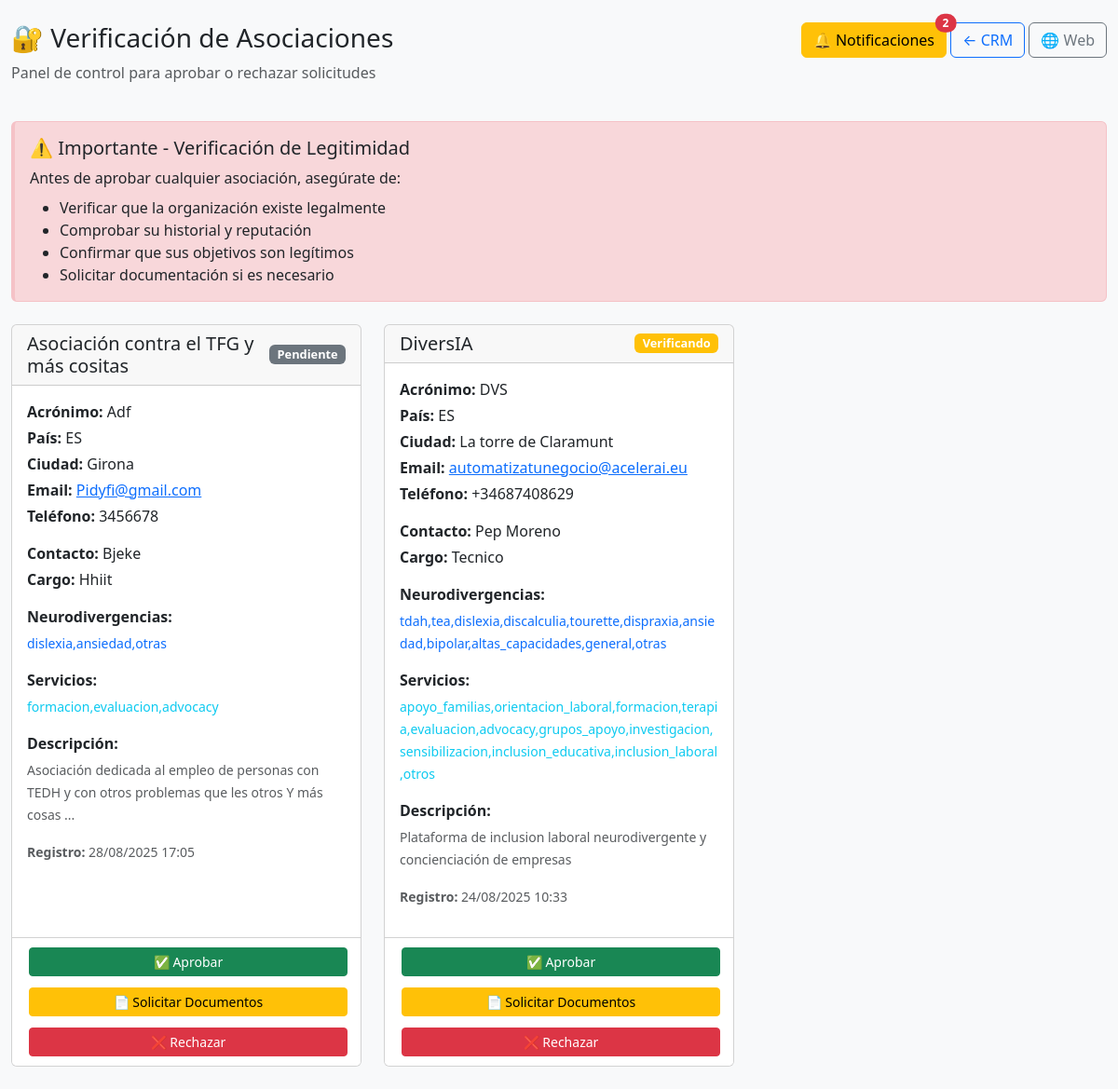
The app's page /admin/verificar-asociaciones (signed in) with its own data.
### models.py (models this page shows, shortened)
class Asociacion(db.Model):
    __tablename__ = 'asociaciones'
    id = db.Column(db.Integer, primary_key=True)
    nombre_asociacion = db.Column(db.String(200), nullable=False)
    acronimo = db.Column(db.String(20), nullable=True)
    pais = db.Column(db.String(10), nullable=False)
    otro_pais = db.Column(db.String(100), nullable=True)
    tipo_documento = db.Column(db.String(100), nullable=False)
    numero_documento = db.Column(db.String(50), nullable=False)
    descripcion_otro_documento = db.Column(db.Text, nullable=True)
    neurodivergencias_atendidas = db.Column(db.Text, nullable=True)
    servicios = db.Column(db.Text, nullable=True)
    certificaciones = db.Column(db.Text, nullable=True)
    ciudad = db.Column(db.String(100), nullable=False)
    direccion = db.Column(db.Text, nullable=True)
    telefono = db.Column(db.String(20), nullable=True)
    email = db.Column(db.String(120), nullable=False)
    sitio_web = db.Column(db.String(200), nullable=True)
    descripcion = db.Column(db.Text, nullable=True)
    años_funcionamiento = db.Column(db.Integer, nullable=True)
    numero_socios = db.Column(db.Integer, nullable=True)
    contacto_nombre = db.Column(db.String(150), nullable=True)
    contacto_cargo = db.Column(db.String(100), nullable=True)
    ip_solicitud = db.Column(db.String(45), nullable=True)
    user_agent = db.Column(db.String(500), nullable=True)
    estado = db.Column(db.String(20), default='pendiente')
    created_at = db.Column(db.DateTime, default=datetime.utcnow, index=True)
    updated_at = db.Column(db.DateTime, default=datetime.utcnow, onupdate=datetime.utcnow)

### routes_simple.py (the view)
@app.route('/admin/verificar-asociaciones')
def verificar_asociaciones():
    from flask import session, redirect
    if 'admin_ok' not in session or not session.get('admin_ok'):
        flash('Acceso restringido. Inicia sesión como administrador.', 'error')
        return redirect('/admin/login-new')
    from models import Asociacion, NotificationBackup
    asociaciones_pendientes = Asociacion.query.filter(
        Asociacion.estado.in_(['verificando_documentacion', 'pendiente', 'documentos_requeridos'])
    ).order_by(Asociacion.created_at.desc()).all()
    try:
        notifications = NotificationBackup.query.filter_by(
            tipo='asociacion_registro',
            estado='pendiente'
        ).all()
        for notification in notifications:
            notification.mark_as_read()
        if notifications:
            db.session.commit()
            print(f"✅ {len(notifications)} notificaciones marcadas como leídas")
    except Exception as e:
        print(f"⚠️ Error marcando notificaciones: {e}")
    notificaciones_pendientes = NotificationBackup.query.filter_by(
        tipo='asociacion_registro',
        estado='pendiente'
    ).count()
    return render_template('admin/verificar-asociaciones.html',
                         asociaciones=asociaciones_pendientes,
                         notificaciones_pendientes=notificaciones_pendientes)

### app.py (called while the page is built)
@app.after_request
def after_request(response):
    response.headers['X-Content-Type-Options'] = 'nosniff'
    response.headers['X-Frame-Options'] = 'DENY'
    response.headers['X-XSS-Protection'] = '1; mode=block'
    response.headers['Content-Security-Policy'] = "default-src 'self' 'unsafe-inline' 'unsafe-eval' https://cdn.jsdelivr.net https://cdnjs.cloudflare.com; img-src 'self' data: https:;"
    return response

### models.py (called while the page is built)
    def mark_as_read(self):
        self.estado = 'leido'
        self.read_at = datetime.utcnow()

### templates/admin/verificar-asociaciones.html (shortened to what this page needs)
<!DOCTYPE html>
<html lang="es">
<head>
    <link href="https://cdn.jsdelivr.net/npm/bootstrap@5.3.0/dist/css/bootstrap.min.css" rel="stylesheet">
</head>
<body class="bg-light">
    <div class="container-fluid mt-4">
        <div class="row mb-4">
            <div class="col-md-8">
                <h1 class="h3">🔐 Verificación de Asociaciones</h1>
                <p class="text-muted">Panel de control para aprobar o rechazar solicitudes</p>
            </div>
            <div class="col-md-4 text-end">
                <a href="/admin/notificaciones-pendientes" class="btn btn-warning position-relative">
                    🔔 Notificaciones
                    {% if notificaciones_pendientes > 0 %}
                        <span class="position-absolute top-0 start-100 translate-middle badge rounded-pill bg-danger">
                            {{ notificaciones_pendientes }}
                        </span>
                    {% endif %}
                </a>
                <a href="/crm-minimal" class="btn btn-outline-primary">← CRM</a>
                <a href="/" class="btn btn-outline-secondary" target="_blank">🌐 Web</a>
            </div>
        </div>
        <div class="alert alert-security mb-4">
            <h5 class="alert-heading">⚠️ Importante - Verificación de Legitimidad</h5>
            <p class="mb-2">Antes de aprobar cualquier asociación, asegúrate de:</p>
            <ul class="mb-0">
                <li>Verificar que la organización existe legalmente</li>
                <li>Comprobar su historial y reputación</li>
                <li>Confirmar que sus objetivos son legítimos</li>
                <li>Solicitar documentación si es necesario</li>
            </ul>
        </div>
        {% if asociaciones %}
            <div class="row">
                {% for asociacion in asociaciones %}
                <div class="col-md-6 col-lg-4 mb-4">
                    <div class="card card-asociacion h-100">
                        <div class="card-header d-flex justify-content-between align-items-center">
                            <h5 class="mb-0">{{ asociacion.nombre_asociacion }}</h5>
                            {% if asociacion.estado == 'verificando_documentacion' %}
                                <span class="badge bg-warning badge-estado">Verificando</span>
                            {% elif asociacion.estado == 'documentos_requeridos' %}
                                <span class="badge bg-info badge-estado">Docs Pendientes</span>
                            {% else %}
                                <span class="badge bg-secondary badge-estado">{{ asociacion.estado|title }}</span>
                            {% endif %}
                        </div>
                        <div class="card-body">
                            <div class="mb-3">
                                {% if asociacion.acronimo %}
                                    <p class="mb-1"><strong>Acrónimo:</strong> {{ asociacion.acronimo }}</p>
                                {% endif %}
                                <p class="mb-1"><strong>País:</strong> {{ asociacion.pais }}</p>
                                <p class="mb-1"><strong>Ciudad:</strong> {{ asociacion.ciudad }}</p>
                                <p class="mb-1"><strong>Email:</strong>
                                    <a href="mailto:{{ asociacion.email }}">{{ asociacion.email }}</a>
                                </p>
                                {% if asociacion.telefono %}
                                    <p class="mb-1"><strong>Teléfono:</strong> {{ asociacion.telefono }}</p>
                                {% endif %}
                            </div>
                            <div class="mb-3">
                                <p class="mb-1"><strong>Contacto:</strong> {{ asociacion.contacto_nombre }}</p>
                                {% if asociacion.contacto_cargo %}
                                    <p class="mb-1"><strong>Cargo:</strong> {{ asociacion.contacto_cargo }}</p>
                                {% endif %}
                            </div>
                            {% if asociacion.neurodivergencias_atendidas %}
                                <div class="mb-3">
                                    <p class="mb-1"><strong>Neurodivergencias:</strong></p>
                                    <small class="text-primary">{{ asociacion.neurodivergencias_atendidas }}</small>
                                </div>
                            {% endif %}
                            {% if asociacion.servicios %}
                                <div class="mb-3">
                                    <p class="mb-1"><strong>Servicios:</strong></p>
                                    <small class="text-info">{{ asociacion.servicios }}</small>
                                </div>
                            {% endif %}
                            {% if asociacion.descripcion %}
                                <div class="mb-3">
                                    <p class="mb-1"><strong>Descripción:</strong></p>
                                    <small class="text-muted">{{ asociacion.descripcion[:100] }}{% if asociacion.descripcion|length > 100 %}...{% endif %}</small>
                                </div>
                            {% endif %}
                            <div class="mb-3">
                                <small class="text-muted">
                                    <strong>Registro:</strong> {{ asociacion.created_at.strftime('%d/%m/%Y %H:%M') }}
                                </small>
                            </div>
                        </div>
                        <div class="card-footer bg-white">
                            <div class="d-grid gap-2">
                                <form action="/admin/asociacion/{{ asociacion.id }}/aprobar" method="POST"
                                      onsubmit="return confirm('¿Estás seguro de aprobar esta asociación?')" class="d-inline">
                                    <button type="submit" class="btn btn-success btn-sm w-100 btn-action">
                                        ✅ Aprobar
                                    </button>
                                </form>
                                {% if asociacion.estado != 'documentos_requeridos' %}
                                <form action="/admin/asociacion/{{ asociacion.id }}/solicitar-documentos" method="POST" class="d-inline">
                                    <button type="submit" class="btn btn-warning btn-sm w-100 btn-action">
                                        📄 Solicitar Documentos
                                    </button>
                                </form>
                                {% else %}
                                <button class="btn btn-outline-warning btn-sm w-100 btn-action" disabled>
                                    📄 Documentos Solicitados
                                </button>
                                {% endif %}
                                <button type="button" class="btn btn-danger btn-sm w-100 btn-action"
                                        onclick="rechazarAsociacion({{ asociacion.id }}, '{{ asociacion.nombre_asociacion }}')">
                                    ❌ Rechazar
                                </button>
                            </div>
                        </div>
                    </div>
                </div>
                {% endfor %}
            </div>
        {% endif %}
    </div>
</body>
</html>

### templates/admin/verificar-asociaciones.html (style rules this page uses)
.alert-security { border-left: 4px solid #dc3545; background: #f8d7da; border-color: #f5c2c7; }
.card-asociacion { transition: transform 0.2s; }
.badge-estado { font-size: 0.8rem; }
.btn-action { margin: 2px; }

### records on screen
Asociacion: nombre_asociacion "Asociación contra el TFG y más cositas", estado "Pendiente", acronimo "Adf", pais "ES", ciudad "Girona", email "Pidyfi@gmail.com", telefono "3456678", contacto_nombre "Bjeke", contacto_cargo "Hhiit", neurodivergencias_atendidas "dislexia,ansiedad,otras", servicios "formacion,evaluacion,advocacy", descripcion "Asociación dedicada al empleo de personas con TEDH y con otros problemas que les otros Y más cosas", created_at "28/08/2025 17:05"
Asociacion: nombre_asociacion "DiversIA", shows "Verificando", acronimo "DVS", pais "ES", ciudad "La torre de Claramunt", email "automatizatunegocio@acelerai.eu", telefono "+34687408629", contacto_nombre "Pep Moreno", contacto_cargo "Tecnico", neurodivergencias_atendidas "tdah,tea,dislexia,discalculia,tourette,dispraxia,ansiedad,bipolar,altas_capacidades,general,otras", servicios "apoyo_familias,orientacion_laboral,formacion,terapia,evaluacion,advocacy,grupos_apoyo,investigacion,sensibilizacion,inclusion_educativa,inclusion_laboral,otros", descripcion "Plataforma de inclusion laboral neurodivergente y concienciación de empresas", created_at "24/08/2025 10:33"

### other values on screen
{{ notificaciones_pendientes }} "2"
